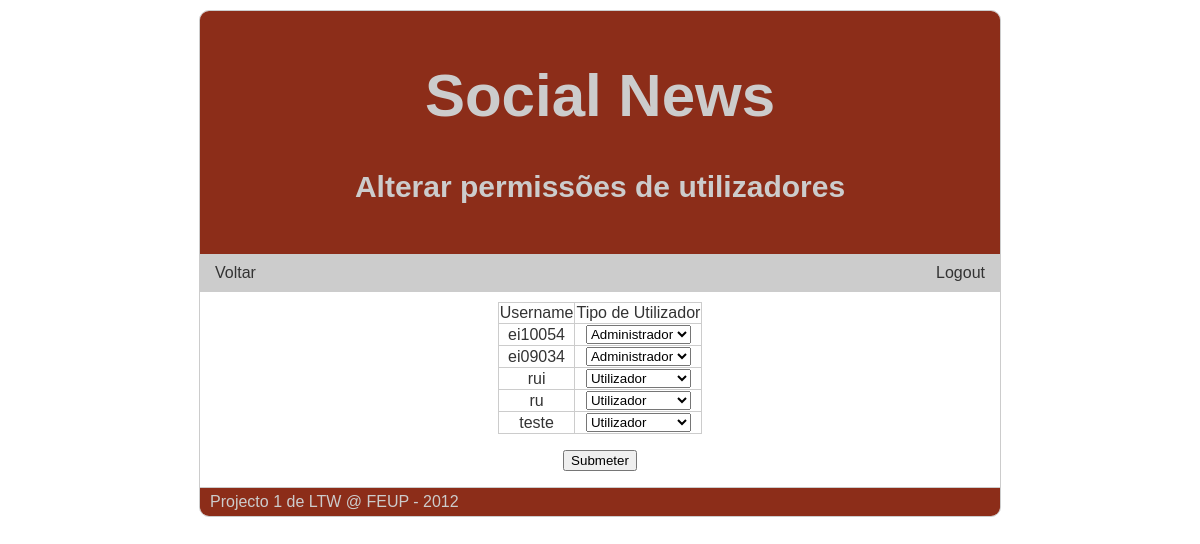
Page /alterar_permissoes.php (signed in) on the committed database.
### tables this page shows
CREATE TABLE "USER" ('username' TEXT NOT NULL, 'password' TEXT NOT NULL, 'user_type' INTEGER NOT NULL DEFAULT 0);

### alterar_permissoes.php (the view, shortened to what this page needs)
<?php
	require_once 'db/db.php';
	$username=$_GET['username'];
	if($_SERVER['REQUEST_METHOD'] != "POST") {
?>
<!DOCTYPE html>
<html>
	<head>
		<link rel="stylesheet" href="common/style.css">
	</head>
	<body>
		<div id="cabecalho">
			<a href="./"><h1>Social News</h1></a>
			<h2>Alterar permissões de utilizadores</h2>
		</div>
		<div id="menu">
			<ul>
				<li><a href="./">Voltar</a></li>
			</ul>
			<ul class="login">
				<li><a href="logout.php">Logout</a></li>
			</ul>
		</div>
		<div id="conteudo">
<?
	if(!empty($username))
		$stmt = $db->query('SELECT rowid, username, user_type FROM user WHERE username like \'%'.$_GET['username'].'%\'');
	else
		$stmt = $db->query('SELECT rowid, username, user_type FROM user');
	if($stmt){
		$stmt = $stmt->fetchAll();
		if(count($stmt)==0){
			echo "<h4>Nenhum utilizador encontrado</h4>";
		}
		else {?>
			<form method="post">
				<table id="change_permissions">
					<tr>
						<td>Username</td>
						<td>Tipo de Utilizador</td>
					</tr>
<?
			foreach($stmt as $row)
			{
				echo "
					<tr>
						<td>
							".$row['username']."
						</td>
						<td>
							<select name = user_type[".$row['rowid']."]>
								<option value=0";
				if($row['user_type']==0)
					echo " selected=\"selected\"";
				echo ">Utilizador</option>
				<option value=1";
				echo ">Editor</option>
				<option value=2";
				if($row['user_type']==2)
					echo " selected=\"selected\"";
				echo ">Administrador</option>
							</select>
						</td>
					</tr>
				";
			}
?>
				</table>
				<p style="text-align:center;"><input type="submit" value="Submeter"></p>
			</form>
<?
		}
	}
	else
	{
		$error=$db->errorInfo();
		echo "Erro: " . $error[2];
	}
?>
		</div>
		<div id="rodape">
			<p>Projecto 1 de LTW @ FEUP - 2012</p>
		</div>
	</body>
</html>
<?
	}
?>

### common/style.css (style rules this page uses)
html { overflow-y: scroll; }
body { font-family: Century Gothic, sans-serif; margin: 10px auto; width: 800px; color: #333333; border:1px solid #ccc; background-color:white; border-radius:10px; }
div#cabecalho { text-align:center; padding:50px 20px; background-color:#8C2D19; color:#ccc; border-radius:9px 9px 0 0; }
div#menu { background-color:#ccc; padding:10px; }
a { color: #333333; text-decoration:none; }
div#cabecalho h1 { margin-top: 0; font-size:60px; }
div#cabecalho a { color:#ccc; text-decoration:none; }
div#cabecalho h2 { margin-bottom: 0; font-size:30px; }
div#menu ul { padding-left:0; margin:0; display:inline; }
div#menu li { display:inline; border-right:solid; border-width:2px; border-color:white; padding:0px 5px; }
div#menu li:last-child { border-right:none; }
div#menu ul.login { float:right; }
div#conteudo { margin:0; margin-top:10px; padding:0 10px; }
div#rodape { border-top:1px solid #ccc; margin:0; padding:5px 0; border-radius:0 0 9px 9px; background-color:#8C2D19; color:#ccc; }
div#rodape p { margin:0 10px; }
table#change_permissions { margin: auto; text-align:center; border-collapse:collapse; border-style:outset; border-width:1px; border-color:#ccc; }
table#change_permissions td { border-style:inset; border-width:1px; border-color:#ccc; }

### rows in the picture
user: username "ei10054", user_type "Administrador"
user: username "ei09034", user_type "Administrador"
user: username "rui", user_type "Utilizador"
user: username "ru", user_type "Utilizador"
user: username "teste", user_type "Utilizador"
